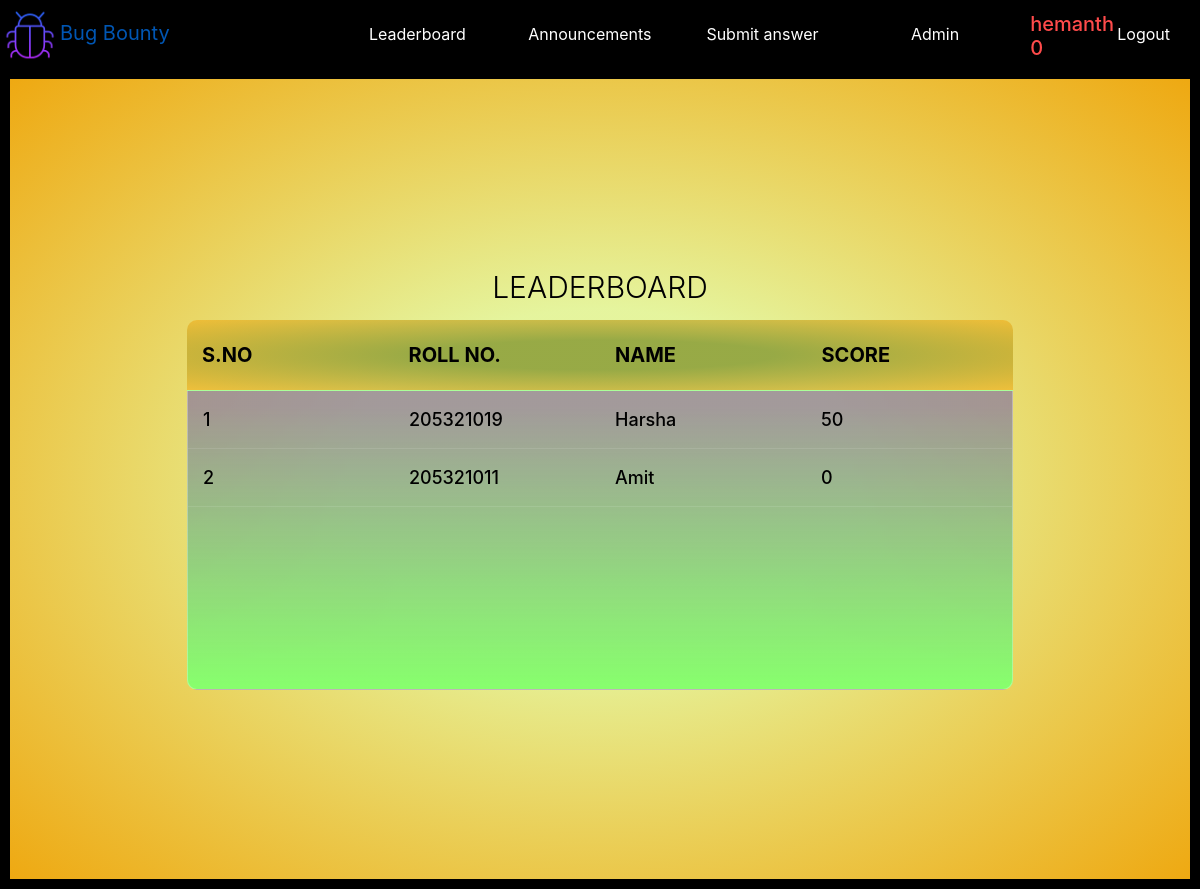
The page /leaderboard (signed in) on the database as committed earlier.
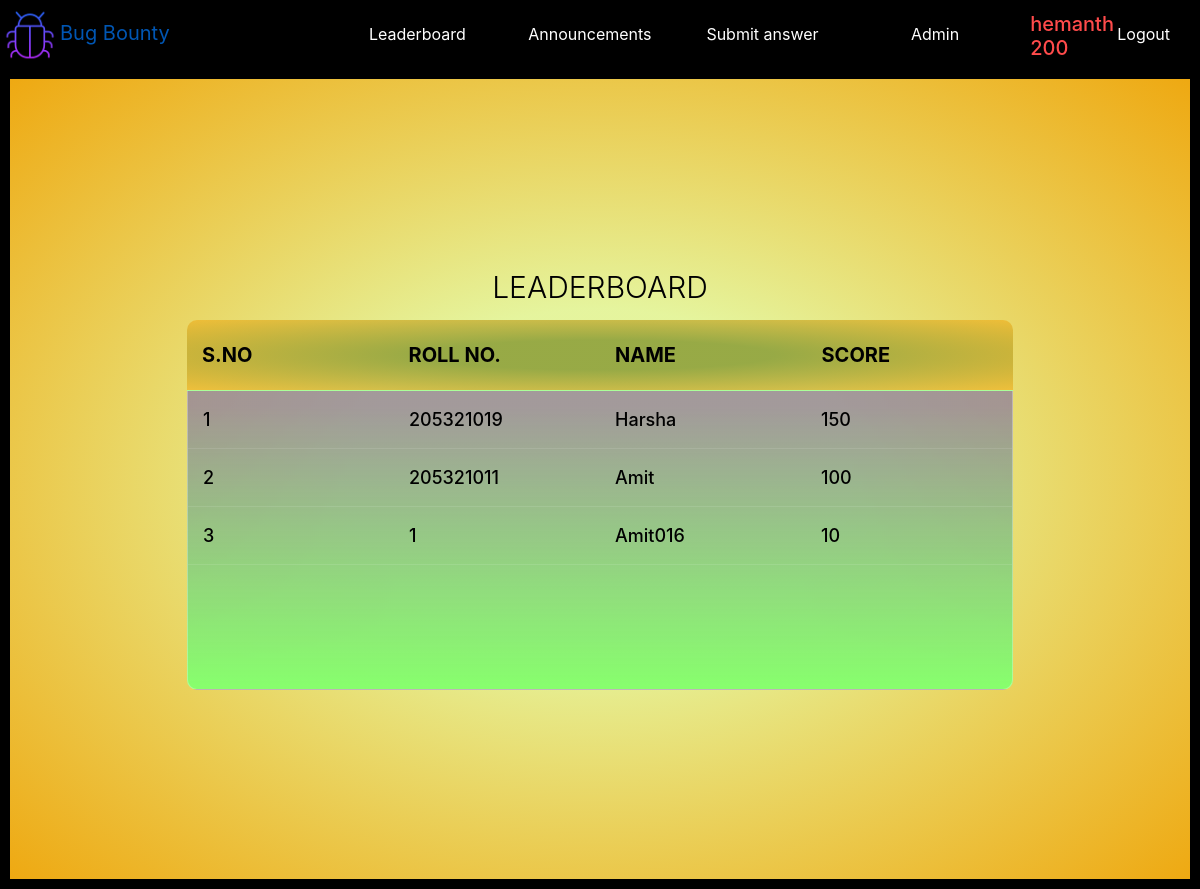
The same page on the database as committed later.
### submiss/models.py (models this page shows, shortened)
class User(db.Model, UserMixin):
    id = db.Column(db.Integer, primary_key=True)
    username = db.Column(db.String(64), unique=True, index=True)
    roll = db.Column(db.String(64), unique=True, index=True)
    password_hash = db.Column(db.String(128))
    notif_count = db.Column(db.Integer, default=0)
    score=db.Column(db.Integer,default=0)
    user_type = db.Column(db.String(64))
    sub_count=db.Column(db.Integer,default=1)

### submiss/views.py (the view)
@app.route("/leaderboard")
def leaderboard():
    if current_user.is_anonymous:
        return render_template("lead_wait.html")
    users = (
        User.query.filter_by(user_type="Player")
        .order_by(User.score.desc())
        .all()
    )
    return render_template("leaderboard.html", users=users)

### submiss/models.py (called while the page is built)
@login_manager.user_loader
def load_user(user_id):
    return User.query.get(user_id)

### submiss/views.py (called while the page is built)
@app.context_processor
def info():
    def score():
        if current_user.is_authenticated:
            score=current_user.score
        else:
            score="Non-Existent"
        return score
    def unread():
        count = Notification.query.filter_by(uid=current_user.id).count()
        if count != current_user.notif_count:
            notifs = count - current_user.notif_count
        else:
            notifs = 0
        return notifs
    return dict(
        score=score,
        unread=unread,
        time=datetime.now(),
    )

### submiss/templates/leaderboard.html (shortened to what this page needs)
{% extends "base.html" %} {% block content %}
<div  style="background: radial-gradient(#edfda3d0 30%, #f0aa12e9 100%);
    width: 100%;
    min-height: 100vh;">
<section class="leaderboard">
  <div class="leadertable">
    <h1 style="color:black;">LeaderBoard</h1>
    <div class="leaderbox">
      <div class="tbl-header">
        <table cellpadding="0" cellspacing="0" border="0">
          <thead>
            <tr>
              <th  class="ColumnStyle">S.No</th>
              <th  class="ColumnStyle">Roll No.</th>
              <th  class="ColumnStyle">Name</th>
              <th  class="ColumnStyle">Score</th>
            </tr>
          </thead>
        </table>
      </div>
      <div class="tbl-content">
        <table cellpadding="0" cellspacing="0" border="0">
          <tbody>
            {% set rank=namespace(value=1) %} {% for user in users %}
            <tr>
              <td class="RowStyle">{{rank.value}}</td>
              <td class="RowStyle">{{user.roll}}</td>
              <td class="RowStyle">{{user.username}}</td>
              <td class="RowStyle">{{user.score}}</td>
            </tr>
            {% set rank.value=rank.value+1 %} {% endfor %}
          </tbody>
        </table>
      </div>
    </div>
  </div>
</section>
</div>
      {% set rank=namespace(value=1) %}
{% endblock %}

### submiss/templates/base.html (shortened to what this page needs)
<!DOCTYPE html>
<html lang="en" dir="ltr">
  <head>
    <link rel="stylesheet" href="https://cdn.jsdelivr.net/npm/bootstrap@4.6.0/dist/css/bootstrap.min.css">
    <link rel="stylesheet" href="https://cdnjs.cloudflare.com/ajax/libs/font-awesome/4.7.0/css/font-awesome.min.css">
    <link rel="stylesheet" href="static/style.css">
  </head>
  <body style="background-color:#000000; background-image:linear-gradient(315deg, #000000 0%, #000000 74%);">
    <nav class="header">
      <div class="col-bug">
        <div class="BugNav">
          <a class="navbar-brand" href="{{url_for('index')}}"><img
           src="../static/icons8-bug-64.png"
           class="logo"
         />Bug Bounty</a>
         </div>
      </div>
      <div class="col-nav" id="navbarSupportedContent">
        <ul>
          <li >
            <a class="anchorhover"  href="{{url_for('leaderboard')}}"><span> Leaderboard</span></a>
          </li>
          {% if current_user.is_authenticated %}
          <li >
            <a class="anchorhover"  href="{{url_for('announcements')}}">Announcements</a>
          </li>
          <li >
            <a class="anchorhover" href="{{url_for('submissions')}}">Submit answer</a>
          </li>
          {% if current_user.user_type=='Admin' %}
          <li >
            <a class="anchorhover" href="{{url_for('admin.admin_dash')}}">Admin</a>
          </li>
          <li class="logout">
            <h5 >{{ current_user.username }} {{current_user.score}} </h5><a class="anchorhover" href="{{url_for('logout')}}">Logout</a>
          </li>
          {% endif %}
          {% endif %}
        </ul>
      </div>
    </nav>
<div class="content text-white">
    {% block content %}
    {% endblock %}
</div>
  </body>
</html>

Rows that differ between the two databases and show on the page:
changed User "hemanth": score "0" → "200"
changed User "Harsha": score "50" → "150"
changed User "Amit": score "0" → "100"
added User: value "3", roll "1", username "Amit016", score "10"
